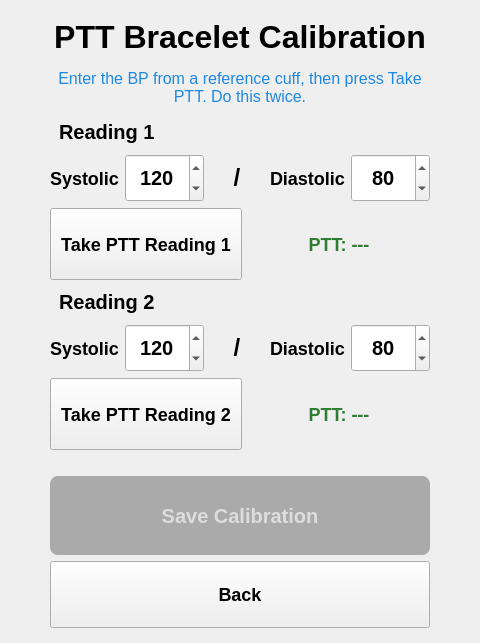
      <widget class="QWidget" name="calibration_page">
       <layout class="QVBoxLayout" name="verticalLayout_calib">
        <property name="leftMargin">
         <number>50</number>
        </property>
        <property name="topMargin">
         <number>15</number>
        </property>
        <property name="rightMargin">
         <number>50</number>
        </property>
        <property name="bottomMargin">
         <number>15</number>
        </property>
        <item>
         <widget class="QLabel" name="calibTitleLabel">
          <property name="styleSheet">
           <string notr="true">QLabel { font-size: 32px; font-weight: bold; padding: 4px; }</string>
          </property>
          <property name="text">
           <string>PTT Bracelet Calibration</string>
          </property>
          <property name="alignment">
           <set>Qt::AlignmentFlag::AlignCenter</set>
          </property>
         </widget>
        </item>
        <item>
         <widget class="QLabel" name="calibStatusLabel">
          <property name="styleSheet">
           <string notr="true">QLabel { font-size: 16px; color: #1e88e5; padding: 4px; }</string>
          </property>
          <property name="text">
           <string>Enter the BP from a reference cuff, then press Take PTT. Do this twice.</string>
          </property>
          <property name="alignment">
           <set>Qt::AlignmentFlag::AlignCenter</set>
          </property>
          <property name="wordWrap">
           <bool>true</bool>
          </property>
         </widget>
        </item>
        <item>
         <widget class="QLabel" name="calib1HeaderLabel">
          <property name="styleSheet">
           <string notr="true">QLabel { font-size: 20px; font-weight: bold; padding: 4px; }</string>
          </property>
          <property name="text">
           <string>Reading 1</string>
          </property>
         </widget>
        </item>
        <item>
         <layout class="QHBoxLayout" name="horizontalLayout_calib1bp">
          <item>
           <widget class="QLabel" name="calibSBP1Label">
            <property name="styleSheet">
             <string notr="true">QLabel { font-size: 18px; font-weight: bold; }</string>
            </property>
            <property name="text">
             <string>Systolic</string>
            </property>
           </widget>
          </item>
          <item>
           <widget class="QSpinBox" name="calibSBP1">
            <property name="styleSheet">
             <string notr="true">QSpinBox { font-size: 20px; font-weight: bold; padding: 8px; }</string>
            </property>
            <property name="alignment">
             <set>Qt::AlignmentFlag::AlignCenter</set>
            </property>
            <property name="minimum">
             <number>60</number>
            </property>
            <property name="maximum">
             <number>220</number>
            </property>
            <property name="value">
             <number>120</number>
            </property>
           </widget>
          </item>
          <item>
           <widget class="QLabel" name="calibSlash1Label">
            <property name="styleSheet">
             <string notr="true">QLabel { font-size: 24px; font-weight: bold; }</string>
            </property>
            <property name="text">
             <string>/</string>
            </property>
            <property name="alignment">
             <set>Qt::AlignmentFlag::AlignCenter</set>
            </property>
           </widget>
          </item>
          <item>
           <widget class="QLabel" name="calibDBP1Label">
            <property name="styleSheet">
             <string notr="true">QLabel { font-size: 18px; font-weight: bold; }</string>
            </property>
            <property name="text">
             <string>Diastolic</string>
            </property>
           </widget>
          </item>
          <item>
           <widget class="QSpinBox" name="calibDBP1">
            <property name="styleSheet">
             <string notr="true">QSpinBox { font-size: 20px; font-weight: bold; padding: 8px; }</string>
            </property>
            <property name="alignment">
             <set>Qt::AlignmentFlag::AlignCenter</set>
            </property>
            <property name="minimum">
             <number>40</number>
            </property>
            <property name="maximum">
             <number>140</number>
            </property>
            <property name="value">
             <number>80</number>
            </property>
           </widget>
          </item>
         </layout>
        </item>
        <item>
         <layout class="QHBoxLayout" name="horizontalLayout_calib1ptt">
          <item>
           <widget class="QPushButton" name="calibReadPTT1Button">
            <property name="styleSheet">
             <string notr="true">QPushButton { font-size: 18px; font-weight: bold; padding: 10px; min-height: 50px; }</string>
            </property>
            <property name="text">
             <string>Take PTT Reading 1</string>
            </property>
           </widget>
          </item>
          <item>
           <widget class="QLabel" name="calibPTT1ResultLabel">
            <property name="styleSheet">
             <string notr="true">QLabel { font-size: 18px; font-weight: bold; padding: 8px; color: #2e7d32; }</string>
            </property>
            <property name="text">
             <string>PTT: ---</string>
            </property>
            <property name="alignment">
             <set>Qt::AlignmentFlag::AlignCenter</set>
            </property>
           </widget>
          </item>
         </layout>
        </item>
        <item>
         <widget class="QLabel" name="calib2HeaderLabel">
          <property name="styleSheet">
           <string notr="true">QLabel { font-size: 20px; font-weight: bold; padding: 4px; }</string>
          </property>
          <property name="text">
           <string>Reading 2</string>
          </property>
         </widget>
        </item>
        <item>
         <layout class="QHBoxLayout" name="horizontalLayout_calib2bp">
          <item>
           <widget class="QLabel" name="calibSBP2Label">
            <property name="styleSheet">
             <string notr="true">QLabel { font-size: 18px; font-weight: bold; }</string>
            </property>
            <property name="text">
             <string>Systolic</string>
            </property>
           </widget>
          </item>
          <item>
           <widget class="QSpinBox" name="calibSBP2">
            <property name="styleSheet">
             <string notr="true">QSpinBox { font-size: 20px; font-weight: bold; padding: 8px; }</string>
            </property>
            <property name="alignment">
             <set>Qt::AlignmentFlag::AlignCenter</set>
            </property>
            <property name="minimum">
             <number>60</number>
            </property>
            <property name="maximum">
             <number>220</number>
            </property>
            <property name="value">
             <number>120</number>
            </property>
           </widget>
          </item>
          <item>
           <widget class="QLabel" name="calibSlash2Label">
            <property name="styleSheet">
             <string notr="true">QLabel { font-size: 24px; font-weight: bold; }</string>
            </property>
            <property name="text">
             <string>/</string>
            </property>
            <property name="alignment">
             <set>Qt::AlignmentFlag::AlignCenter</set>
            </property>
           </widget>
          </item>
          <item>
           <widget class="QLabel" name="calibDBP2Label">
            <property name="styleSheet">
             <string notr="true">QLabel { font-size: 18px; font-weight: bold; }</string>
            </property>
            <property name="text">
             <string>Diastolic</string>
            </property>
           </widget>
          </item>
          <item>
           <widget class="QSpinBox" name="calibDBP2">
            <property name="styleSheet">
             <string notr="true">QSpinBox { font-size: 20px; font-weight: bold; padding: 8px; }</string>
            </property>
            <property name="alignment">
             <set>Qt::AlignmentFlag::AlignCenter</set>
            </property>
            <property name="minimum">
             <number>40</number>
            </property>
            <property name="maximum">
             <number>140</number>
            </property>
            <property name="value">
             <number>80</number>
            </property>
           </widget>
          </item>
         </layout>
        </item>
        <item>
         <layout class="QHBoxLayout" name="horizontalLayout_calib2ptt">
          <item>
           <widget class="QPushButton" name="calibReadPTT2Button">
            <property name="styleSheet">
             <string notr="true">QPushButton { font-size: 18px; font-weight: bold; padding: 10px; min-height: 50px; }</string>
            </property>
            <property name="text">
             <string>Take PTT Reading 2</string>
            </property>
           </widget>
          </item>
          <item>
           <widget class="QLabel" name="calibPTT2ResultLabel">
            <property name="styleSheet">
             <string notr="true">QLabel { font-size: 18px; font-weight: bold; padding: 8px; color: #2e7d32; }</string>
            </property>
            <property name="text">
             <string>PTT: ---</string>
            </property>
            <property name="alignment">
             <set>Qt::AlignmentFlag::AlignCenter</set>
            </property>
           </widget>
          </item>
         </layout>
        </item>
        <item>
         <spacer name="verticalSpacer_calib">
          <property name="orientation">
           <enum>Qt::Orientation::Vertical</enum>
          </property>
          <property name="sizeType">
           <enum>QSizePolicy::Policy::Expanding</enum>
          </property>
          <property name="sizeHint" stdset="0">
           <size>
            <width>20</width>
            <height>20</height>
           </size>
          </property>
         </spacer>
        </item>
        <item>
         <widget class="QPushButton" name="saveCalibrationButton">
          <property name="enabled">
           <bool>false</bool>
          </property>
          <property name="styleSheet">
           <string notr="true">QPushButton {
    font-size: 20px;
    font-weight: bold;
    padding: 12px;
    min-height: 55px;
    background-color: #2e7d32;
    color: white;
    border-radius: 8px;
}
QPushButton:disabled {
    background-color: #aaaaaa;
    color: #dddddd;
}</string>
          </property>
          <property name="text">
           <string>Save Calibration</string>
          </property>
         </widget>
        </item>
        <item>
         <widget class="QPushButton" name="backFromCalibrationButton">
          <property name="styleSheet">
           <string notr="true">QPushButton { font-size: 18px; font-weight: bold; padding: 10px; min-height: 45px; }</string>
          </property>
          <property name="text">
           <string>Back</string>
          </property>
         </widget>
        </item>
       </layout>
      </widget>
